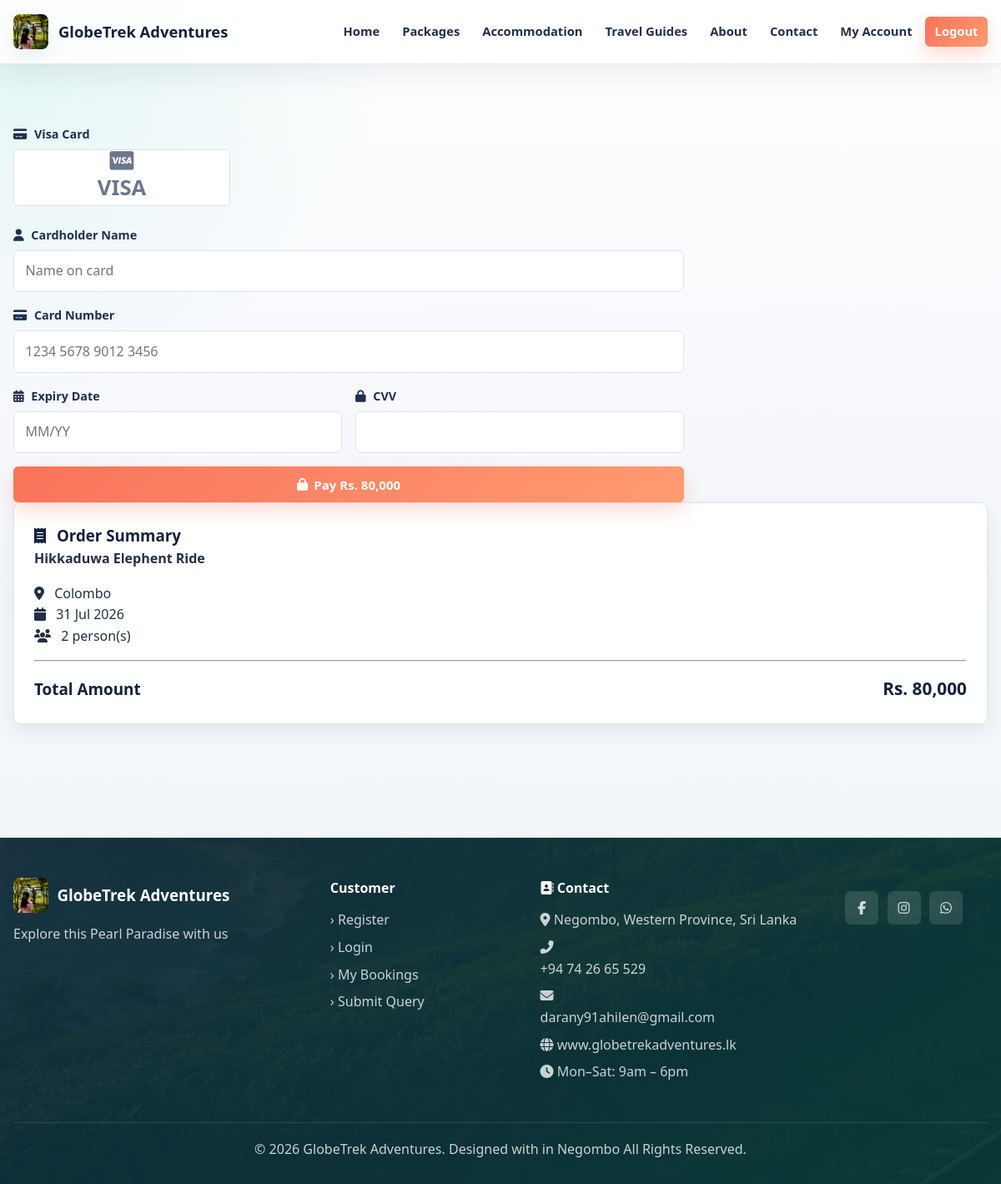
Page /index.php?url=payment/pay/9 (signed in) on the committed database.
### tables this page shows
CREATE TABLE `bookings` (
  `id` int(11) NOT NULL,
  `user_id` int(11) NOT NULL,
  `package_id` int(11) NOT NULL,
  `travel_date` date NOT NULL,
  `num_persons` int(11) NOT NULL,
  `total_price` decimal(10,0) NOT NULL,
  `special_requests` text DEFAULT NULL,
  `status` enum('pending','confirmed','completed','cancelled') DEFAULT 'pending',
  `payment_status` enum('unpaid','paid','refunded') DEFAULT 'unpaid',
  `created_at` datetime DEFAULT current_timestamp()
);

CREATE TABLE `packages` (
  `id` int(11) NOT NULL,
  `title` varchar(200) NOT NULL,
  `destination` varchar(100) DEFAULT NULL,
  `destination_id` int(11) DEFAULT 100,
  `description` text DEFAULT NULL,
  `duration_days` int(11) DEFAULT NULL,
  `price` decimal(10,0) NOT NULL,
  `max_persons` int(11) DEFAULT 10,
  `image` varchar(255) DEFAULT 'default.jpg',
  `includes` text DEFAULT NULL,
  `itinerary` text DEFAULT NULL,
  `featured` tinyint(4) DEFAULT 0,
  `status` enum('active','inactive') DEFAULT 'active',
  `created_at` datetime DEFAULT current_timestamp()
);

### controllers/PaymentController.php (called while the page is built, shortened)
<?php
class PaymentController {
    private $db;
    public function __construct() {
        $database = new Database();
        $this->db = $database->getConnection();
    }
    public function pay($booking_id = null) {
        $bookingModel = new Booking($this->db);
        $booking      = $bookingModel->getById($booking_id);
        $success = '';
        require_once BASE_PATH . '/views/booking/payment.php';
    }
}
?>

### config/database.php (called while the page is built, shortened)
<?php
class Database {
    private $host = 'localhost';
    private $dbname = 'globetrek_adv';
    private $username = 'root';
    private $password = '';
    public function getConnection() {
        $this->conn = null;
        try {
            $this->conn = new PDO(
                "mysql:host={$this->host};dbname={$this->dbname};charset=utf8",
                $this->username,
                $this->password
            );
            $this->conn->setAttribute(PDO::ATTR_ERRMODE, PDO::ERRMODE_EXCEPTION);
            $this->conn->setAttribute(PDO::ATTR_DEFAULT_FETCH_MODE, PDO::FETCH_ASSOC);
        } catch(PDOException $e) {
            error_log("Connection Error: " . $e->getMessage());
            die(json_encode(['error' => 'Database connection failed']));
        }
        return $this->conn;
    }
}
?>

### models/Booking.php (called while the page is built, shortened)
<?php
class Booking {
    private $conn;
    private $table = 'bookings';
    public function __construct($db) {
        $this->conn = $db;
    }
    public function getById($id) {
        $sql = "SELECT b.*, p.title as package_title, p.image, p.destination, p.duration_days,
                       u.full_name, u.email, u.phone
                FROM {$this->table} b
                JOIN packages p ON b.package_id = p.id
                JOIN users u ON b.user_id = u.id
                WHERE b.id = :id LIMIT 1";
        $stmt = $this->conn->prepare($sql);
        $stmt->bindParam(':id', $id);
        $stmt->execute();
        return $stmt->fetch();
    }
}
?>

### views/booking/payment.php (the view, shortened to what this page needs)
<?php require_once BASE_PATH . '/views/layouts/header.php'; ?>
<section class="section">
    <div class="container">
        <div class="payment-layout">
                <?php if (!empty($success)): ?>
                    <div class="alert alert-success">
                        <i class="fas fa-check-circle"></i>
                        <?= $success ?>
                        <br><br>
                        <a href="http://localhost/globetrek/index.php?url=customer/mybookings"
                           class="btn-primary">
                            <i class="fas fa-list"></i>
                            View My Bookings
                        </a>
                    </div>
                <?php else: ?>
                <form method="POST"
                      action="http://localhost/globetrek/index.php?url=payment/pay/<?= $booking['id'] ?>">
                    <div class="form-group">
                        <label>
                            <i class="fas fa-credit-card"
                               style="color:var(--blue);
                                      margin-right:5px;"></i>
                            Visa Card
                        </label>
                        <div class="card-type-selector">
                            <label class="card-type-option">
                                <span class="card-type-btn visa-btn">
                                    <i class="fab fa-cc-visa"></i>
                                    VISA
                                </span>
                                    </label>
                        </div>
                    </div>
                    <div class="form-group">
                        <label>
                            <i class="fas fa-user"
                               style="color:var(--blue);
                                      margin-right:5px;"></i>
                            Cardholder Name
                        </label>
                        <input type="text"
                               name="card_name"
                               placeholder="Name on card"
                               required>
                    </div>
                    <div class="form-group">
                        <label>
                            <i class="fas fa-credit-card"
                               style="color:var(--blue);
                                      margin-right:5px;"></i>
                            Card Number
                        </label>
                        <input type="text"
                               name="card_number"
                               placeholder="1234 5678 9012 3456"
                               maxlength="19"
                               required>
                    </div>
                    <div class="form-row">
                        <div class="form-group">
                            <label>
                                <i class="fas fa-calendar-alt"
                                   style="color:var(--blue);
                                          margin-right:5px;"></i>
                                Expiry Date
                            </label>
                            <input type="text"
                                   name="expiry"
                                   placeholder="MM/YY"
                                   maxlength="5"
                                   required>
                        </div>
                        <div class="form-group">
                            <label>
                                <i class="fas fa-lock"
                                   style="color:var(--blue);
                                          margin-right:5px;"></i>
                                CVV
                            </label>
                            <input type="password"
                                   name="cvv"
                                   maxlength="4"
                                   required>
                        </div>
                    </div>
                    <button type="submit" class="btn-primary btn-full">
                        <i class="fas fa-lock"></i>
                        Pay <?= formatLKR($booking['total_price']) ?>
                    </button>
                </form>
                <?php endif; ?>
            </div>
            <div class="payment-summary">
                <h3>
                    <i class="fas fa-receipt"
                       style="color:var(--blue);
                              margin-right:8px;"></i>
                    Order Summary
                </h3>
                <p style="font-weight:700;color:var(--navy);
                           font-size:1rem;margin-bottom:1rem;">
                    <?= htmlspecialchars($booking['package_title']) ?>
                </p>
                <p>
                    <i class="fas fa-map-marker-alt"
                       style="color:var(--blue);
                              margin-right:8px;"></i>
                    <?= htmlspecialchars($booking['destination']) ?>
                </p>
                <p>
                    <i class="fas fa-calendar"
                       style="color:var(--blue);
                              margin-right:8px;"></i>
                    <?= date('d M Y',
                        strtotime($booking['travel_date'])) ?>
                </p>
                <p>
                    <i class="fas fa-users"
                       style="color:var(--blue);
                              margin-right:8px;"></i>
                    <?= $booking['num_persons'] ?> person(s)
                </p>
                <hr style="margin:1rem 0;border-color:#eee;">
                <div class="total-line">
                    <span style="font-weight:600;color:var(--grey);">
                        Total Amount
                    </span>
                    <strong style="color:var(--navy);font-size:1.3rem;">
                        <?= formatLKR($booking['total_price']) ?>
                    </strong>
                </div>
            </div>
        </div>
</section>
<?php require_once BASE_PATH . '/views/layouts/footer.php'; ?>

### assets/style.css (style rules this page uses)
*, *::before, *::after { box-sizing: border-box; margin: 0; padding: 0; }
:root { --ink: #14213d; --ink-2: #20304f; --teal: #0f766e; --teal-2: #14b8a6; --coral: #f9735b; --amber: #f4b942; --mint: #e8fbf7; --cloud: #f5f7fb; --paper: #ffffff; --line: #dbe3ee; --text: #223044; --muted: #6b778c; --success: #15803d; --danger: #dc2626; --warning: #d97706; --info: #2563eb; --shadow-sm: 0 8px 22px rgba(20, 33, 61, 0.08); --shadow: 0 18px 45px rgba(20, 33, 61, 0.12); --shadow-lg: 0 26px 70px rgba(20, 33, 61, 0.18); --radius: 8px; --radius-sm: 6px; --ease: 180ms ease; }
html { scroll-behavior: smooth; }
body { min-height: 100vh; background: radial-gradient(circle at top left, rgba(20, 184, 166, 0.12), transparent 30rem), linear-gradient(180deg, #ffffff 0%, var(--cloud) 42%, #edf7f5 100%); color: var(--text); font-family: "Segoe UI", system-ui, -apple-system, BlinkMacSystemFont, Arial, sans-serif; line-height: 1.6; letter-spacing: 0; }
button, input, select, textarea { font: inherit; }
.container { width: min(1180px, calc(100% - 32px)); margin: 0 auto; }
.section { padding: 4.5rem 0; animation: pageFade 420ms ease both; }
.btn-nav, .btn-primary, .btn-view, .btn-edit, .btn-featured-on, .btn-featured-off, .btn-danger, .btn-clear, .btn-outline-main, .btn-sm { min-height: 36px; border-radius: var(--radius-sm); border: 0; cursor: pointer; display: inline-flex; align-items: center; justify-content: center; gap: 0.45rem; font-weight: 800; line-height: 1.2; transition: transform var(--ease), box-shadow var(--ease), background var(--ease), color var(--ease), border-color var(--ease); }
.btn-nav, .btn-primary, .btn-view { background: linear-gradient(135deg, var(--coral), #ff9b70); color: #fff !important; box-shadow: 0 10px 22px rgba(249, 115, 91, 0.25); }
.btn-primary { padding: 0.78rem 1.25rem; font-size: 0.94rem; }
.btn-full { width: 100%; }
.card, .feature, .filter-sidebar, .auth-card, .booking-form, .booking-summary, .payment-form-card, .payment-summary, .confirm-card, .edit-form-card, .package-form, .collapsible, .query-card { background: rgba(255, 255, 255, 0.92); border: 1px solid rgba(219, 227, 238, 0.95); border-radius: var(--radius); box-shadow: var(--shadow-sm); }
.packages-layout, .dashboard-layout, .booking-form-layout, .payment-layout, .detail-layout { display: grid; gap: 1.5rem; align-items: start; }
.booking-form-layout, .payment-layout, .detail-layout { grid-template-columns: minmax(0, 1fr) 340px; }
.filter-sidebar h3, .dashboard-main h2, .confirm-card h2, .payment-summary h3, .payment-form-card h2, .booking-summary h3, .auth-card h1, .auth-card h2 { color: var(--ink); }
.form-group { margin-bottom: 1rem; }
.form-group label { display: block; color: var(--ink-2); font-size: 0.9rem; font-weight: 800; margin-bottom: 0.42rem; }
.form-group input, .form-group select, .form-group textarea, .password-input-wrapper input { width: 100%; min-height: 44px; color: var(--text); background: #fff; border: 1px solid var(--line); border-radius: var(--radius-sm); padding: 0.72rem 0.85rem; outline: 0; transition: border-color var(--ease), box-shadow var(--ease), background var(--ease); }
.form-row { display: grid; grid-template-columns: repeat(2, minmax(0, 1fr)); gap: 1rem; }
.booking-form, .booking-summary, .payment-form-card, .payment-summary, .confirm-card { padding: 1.5rem; }
.booking-card-header, .booking-card-footer, .confirm-actions, .total-line { display: flex; align-items: center; justify-content: space-between; gap: 1rem; flex-wrap: wrap; }
.booking-price, .total-line { color: var(--ink); font-size: 1.18rem; font-weight: 950; }
.card-type-selector { display: grid; grid-template-columns: repeat(3, 1fr); gap: 0.75rem; }
.card-type-btn { min-height: 54px; display: grid; place-items: center; border: 1.5px solid var(--line); border-radius: var(--radius-sm); background: #fff; color: var(--muted); font-size: 1.6rem; cursor: pointer; transition: border-color var(--ease), color var(--ease), transform var(--ease), box-shadow var(--ease); }

### rows in the picture
bookings: total_price "Rs. 80,000", package.title "Hikkaduwa Elephent Ride", package.destination "Colombo", travel_date "31 Jul 2026", num_persons "2"
